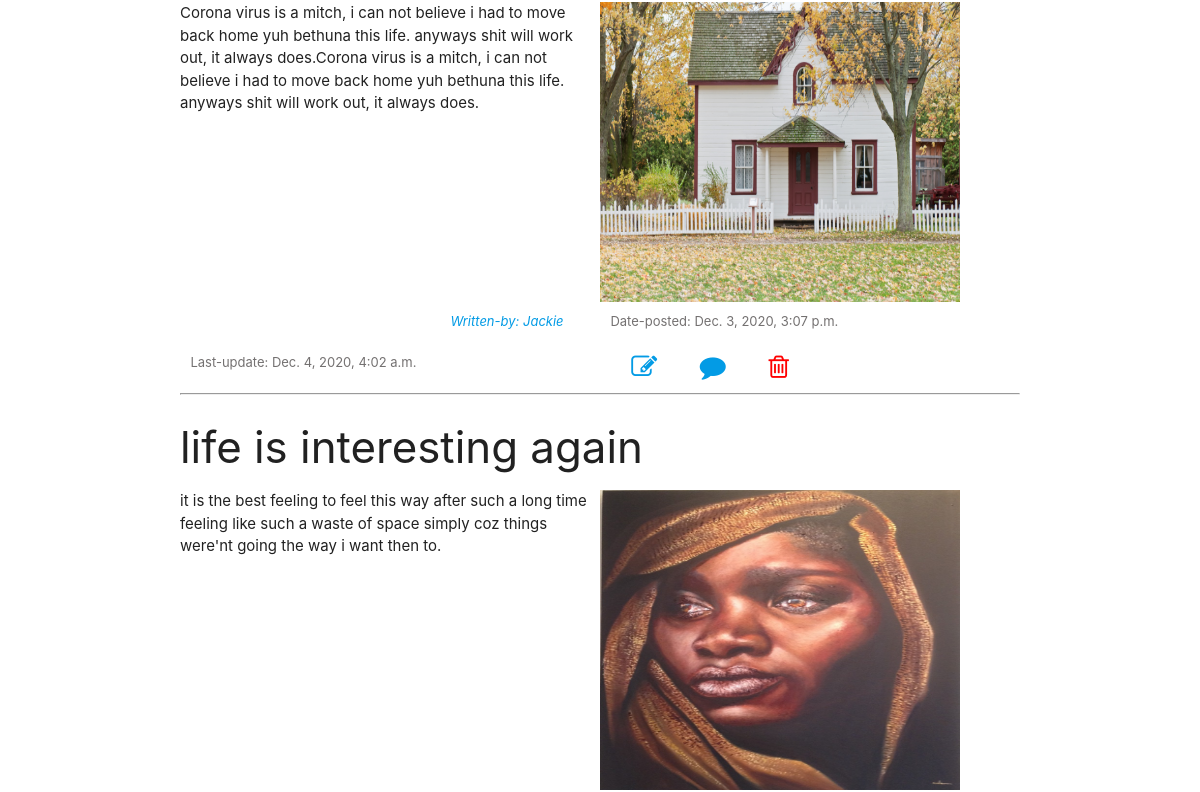
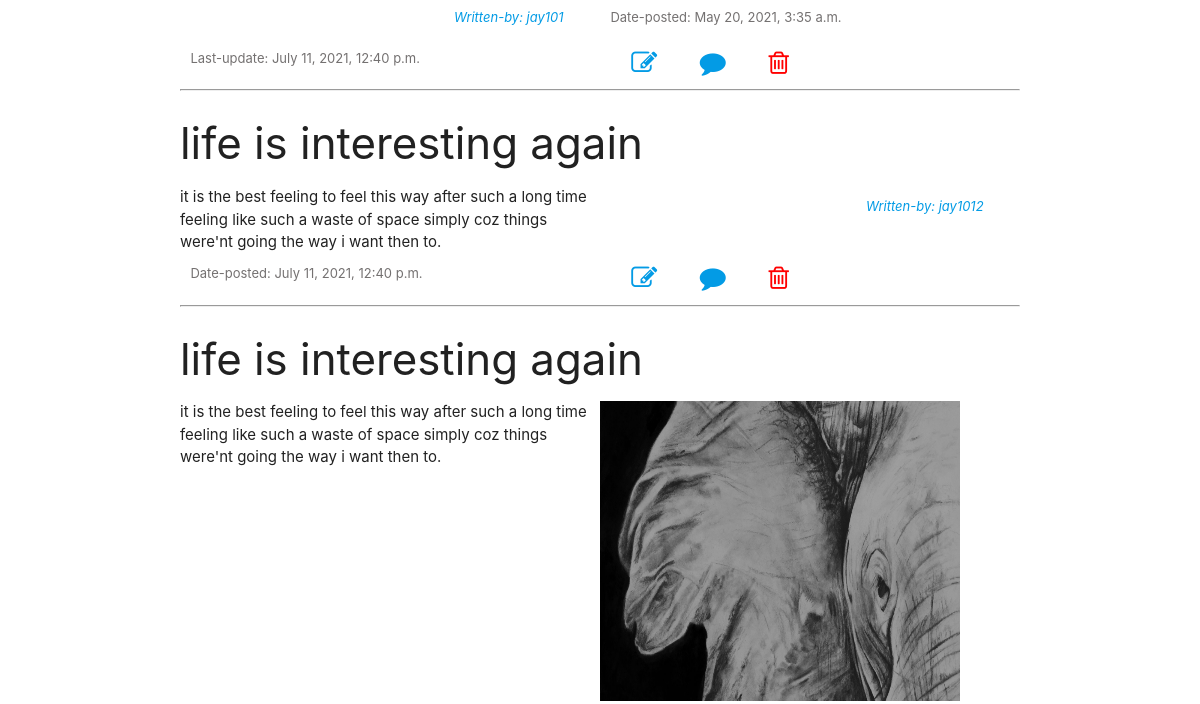
Before: / (middle part) with the older database file (2 pictures, top to bottom).
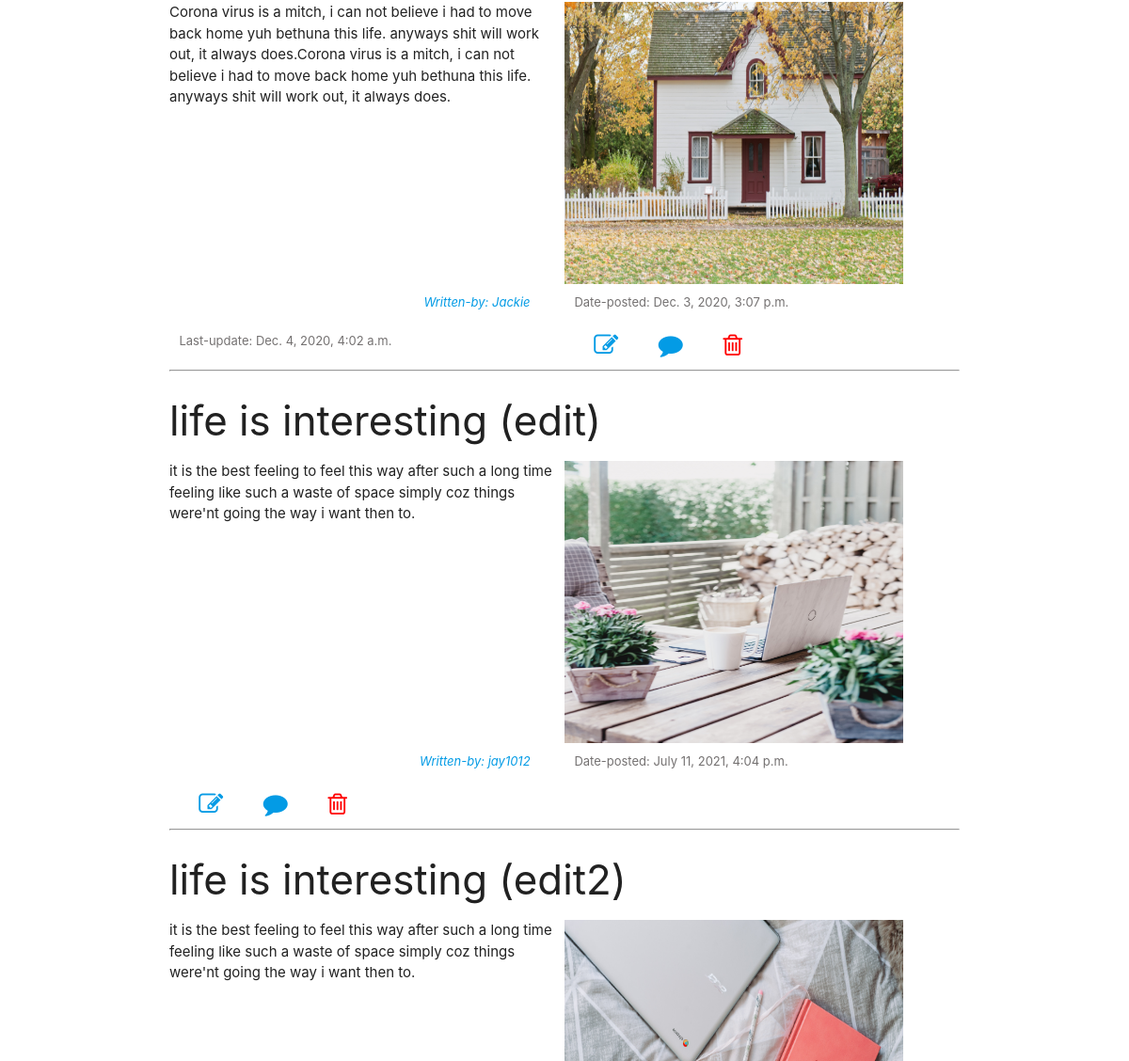
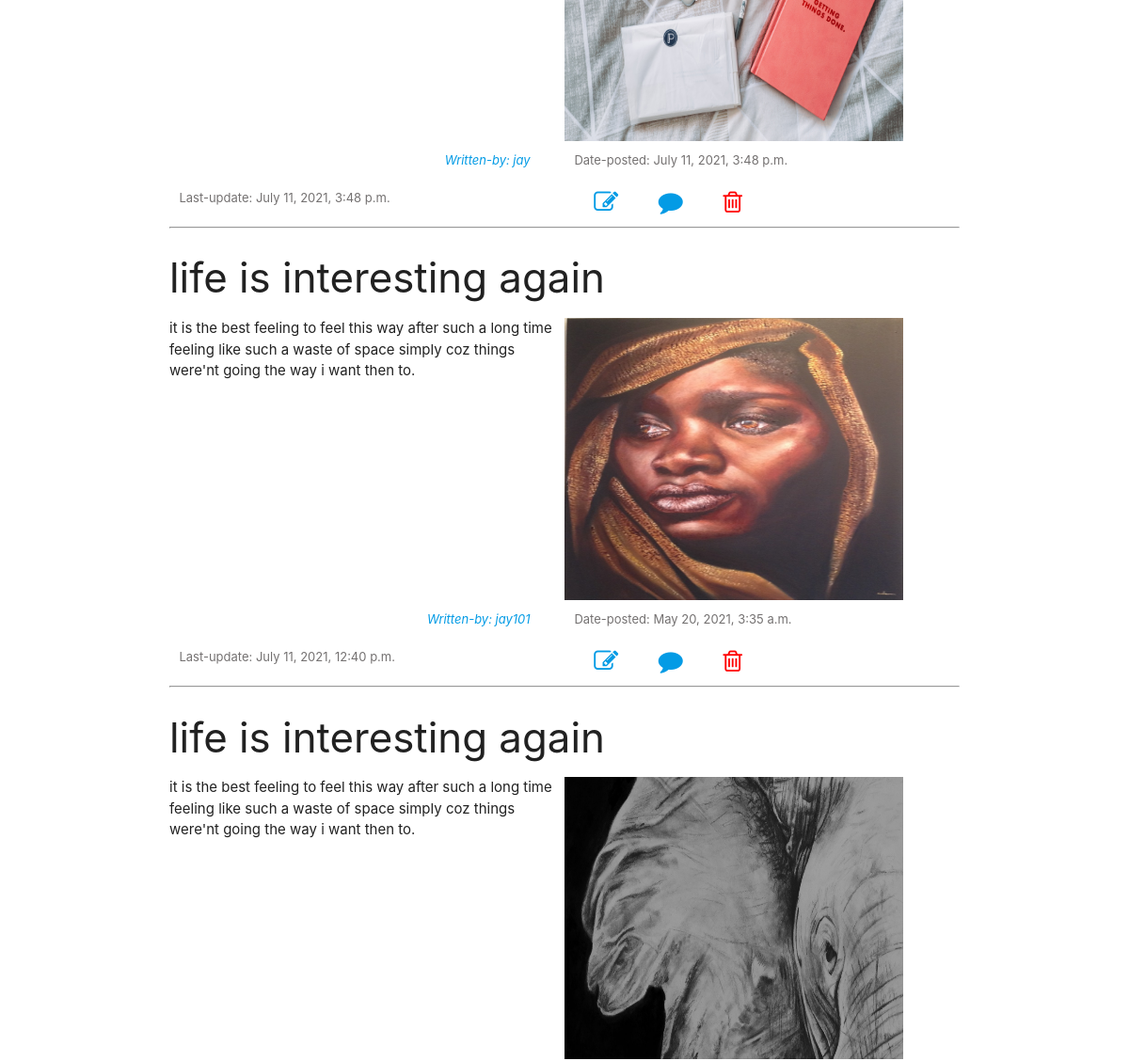
After: the same page with the newer database file (2 pictures, top to bottom).
### posts/models.py (models this page shows, shortened)
class Posts(models.Model):
    title = models.CharField(max_length=50)
    post = models.TextField(null=False)
    author = models.CharField(max_length=30, default='Jackie')
    my_image = models.ImageField(null=True,blank=True, upload_to='images/')
    date_posted = models.DateTimeField(auto_now_add=True, auto_now=False)
    date_updated = models.DateTimeField(auto_now_add=False, auto_now=True)

### posts/views.py (the view)
# urls.py: 2. Add a URL to urlpatterns:  path('', views.home, name='home')
def home(request):
    my_posts = Posts.objects.all().order_by('title')
    return render(request, 'posts/home.html', {'data_': my_posts})

### posts/templates/posts/home.html (shortened to what this page needs)
{% load static %}
<!DOCTYPE html>
<html lang="en">
<head>
    <link rel="stylesheet" href="https://cdnjs.cloudflare.com/ajax/libs/materialize/1.0.0/css/materialize.min.css">
    <link rel="stylesheet" href="https://cdnjs.cloudflare.com/ajax/libs/font-awesome/4.7.0/css/font-awesome.min.css">
    <link rel="stylesheet" type="text/css" href="{% static 'css/style.css' %}">
<body>
    {% block body %}
        <div class="my-container home">
            {% for i in data_%}
                <h3>{{ i.title }}</h3>
                <div class="blog-info">
                    <div>
                        <p class='blog-text'>{{ i.post }}</p>
                    </div>
                    {% if i.my_image %}
                    <img class='image' src="{{ i.my_image.url }}" alt="image-{{ i.title }}" width="400" max-height='500'>
                    {% endif %}
                    <p class="small-txt"><a href="/about" class="writer">Written-by: {{ i.author }}</a></p>
                        <p class="small-txt date">Date-posted: {{ i.date_posted }}</p>
                        {% if i.date_posted != i.date_updated %}
                            <p class="small-txt date">Last-update: {{ i.date_updated }}</p>
                        {% endif %}
                        <div class='my-links' key={i.id}>
                        <a href={% url 'edit' i.id %} class="link-1"><abbr title="EDIT"><i class="fa fa-edit fa-2x"></i></abbr></a>
                        <a href={% url 'comment' i.id %} class=" link-1"><abbr title="COMMENT"><i class="fa fa-comment fa-2x"></i></abbr></a>
                        <a href={% url 'delete' i.id %} class=" link-2"><abbr title="DELETE"><i class="fa fa-trash-o fa-2x"></i></abbr></a>
                        </div>
            </div>
            <hr>
            {% endfor %}
        </div>
    {% endblock %}
</body>
</html>

### posts/static/css/style.css (style rules this page uses)
*, html { padding: 0; margin: 0; box-sizing: border-box; }
.my-container { width: 80%; margin: auto; }
.blog-info { display: grid; grid-template-columns: auto; margin-bottom: 5em; }
.small-txt { font-size: small; padding: 0.8em; }
.writer { display: block; font-style: italic; text-align: right; margin-right: 2em; }
.date { color: rgb(116, 113, 113); }
.my-links { padding: 0.9em; font-size: small; }
.my-links a { padding: 1.5em; }
.link-2 { color: red; }
.image { width: 20em; height: 18em; }
@media only screen and (min-width: 700px) { .blog-info { grid-template-columns: 2fr 1fr; } }
@media only screen and (min-width: 900px) { .my-container { width: 70%; } }
@media only screen and (min-width: 900px) { .blog-info { margin: auto; grid-template-columns: 1fr 1fr; } }
@media only screen and (min-width: 900px) { .image { width: 24em; height: 20em; } }

Changed rows visible on the page:
removed Posts: title "life is interesting again", post "it is the best feeling to feel this way after such a long time feeling like such a waste of space simply coz things were'nt going the way i want then to.", author "jay1012", date_posted "July 11, 2021, 12:40 p.m."
added Posts: title "life is interesting (edit)", post "it is the best feeling to feel this way after such a long time feeling like such a waste of space simply coz things were'nt going the way i want then to.", my_image (picture), author "jay1012", date_posted "July 11, 2021, 4:04 p.m."
added Posts: title "life is interesting (edit2)", post "it is the best feeling to feel this way after such a long time feeling like such a waste of space simply coz things were'nt going the way i want then to.", my_image (picture), author "jay", date_posted "July 11, 2021, 3:48 p.m.", date_updated "July 11, 2021, 3:48 p.m."
